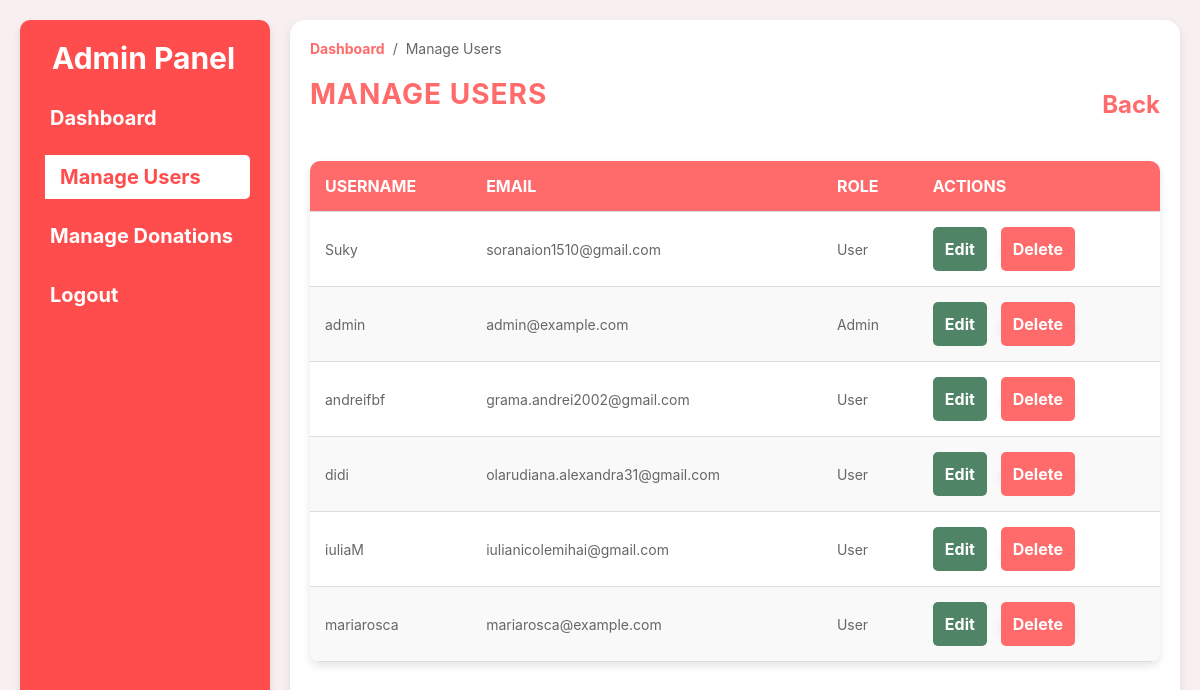
The app's page /admin/users (signed in) with its own data.
### tables this page shows
CREATE TABLE users (
        id INTEGER PRIMARY KEY AUTOINCREMENT,
        full_name TEXT NOT NULL,
        username TEXT UNIQUE NOT NULL,
        email TEXT UNIQUE NOT NULL,
        password TEXT NOT NULL 
    , is_admin BOOLEAN DEFAULT 0);

### app.py (the view)
@app.route('/admin/users')
def admin_users():
    if not session.get('logged_in') or not session.get('is_admin'):
        flash("Access Denied. Admins Only!", "danger")
        return redirect(url_for('login'))
    conn = get_db_connection()
    cursor = conn.cursor()
    cursor.execute("""
        SELECT id, username, email,
               CASE WHEN is_admin = 1 THEN 'Admin' ELSE 'User' END AS role
        FROM users
        ORDER BY username
    """)
    users = cursor.fetchall()
    conn.close()
    return render_template('users.html', users=users)

### app.py (called while the page is built)
def get_db_connection():
    try:
        conn = sqlite3.connect('database.db')  # Adjust path if necessary
        conn.row_factory = sqlite3.Row  # Enable dictionary-like row access
        return conn
    except sqlite3.Error as e:
        print(f"Error connecting to database: {e}")
        return None

### templates/users.html (shortened to what this page needs)
<!DOCTYPE html>
<html lang="en">
<head>
    <link rel="stylesheet" href="{{ url_for('static', filename='css/styles-manage-users.css') }}">
</head>
<body>
    <div class="admin-container">
        <aside class="sidebar">
            <div class="sidebar-header">
                <h2>Admin Panel</h2>
            </div>
            <ul class="sidebar-menu">
                <li><a href="{{ url_for('admin_dashboard') }}">Dashboard</a></li>
                <li><a href="{{ url_for('admin_users') }}" class="active">Manage Users</a></li>
                <li><a href="{{ url_for('admin_donations') }}">Manage Donations</a></li>
                <li><a href="{{ url_for('logout') }}">Logout</a></li>
            </ul>
        </aside>
        <main class="main-content">
            <div class="breadcrumb">
                <a href="{{ url_for('admin_dashboard') }}">Dashboard</a> /
                <span>Manage Users</span>
            </div>
            <header class="main-header">
                <div style="display: flex; justify-content: space-between; align-items: center;">
                    <h1>Manage Users</h1>
                    <a href="{{ url_for('admin_dashboard') }}" class="btn-back">Back</a>
                </div>
            </header>
            <section>
                <table>
                    <thead>
                        <tr>
                            <th>Username</th>
                            <th>Email</th>
                            <th>Role</th>
                            <th>Actions</th>
                        </tr>
                    </thead>
                    <tbody>
                        {% for user in users %}
                        <tr>
                            <td>{{ user['username'] }}</td>
                            <td>{{ user['email'] }}</td>
                            <td>{{ user['role'] }}</td>
                            <td>
                                <a href="/admin/edit_user/{{ user['id'] }}" class="inline-edit">Edit</a>
                                <form action="/admin/delete_user/{{ user['id'] }}" method="POST" style="display:inline;">
                                    <button type="submit" class="inline-edit">Delete</button>
                                </form>
                            </td>
                        </tr>
                        {% endfor %}
                    </tbody>
                </table>
            </section>
        </main>
    </div>
</body>
</html>

### static/css/styles-manage-users.css (style rules this page uses)
* { box-sizing: border-box; margin: 0; padding: 0; font-family: -apple-system, BlinkMacSystemFont, "Segoe UI", Roboto, sans-serif; }
body { margin: 0; padding: 20px; background-color: #f8f0f0; color: #333; }
h1 { text-align: center; margin-bottom: 20px; font-size: 28px; color: #ff6b6b; text-transform: uppercase; letter-spacing: 1px; }
table { width: 100%; border-collapse: collapse; background-color: white; margin-top: 20px; border-radius: 10px; overflow: hidden; box-shadow: 0 4px 8px rgba(0, 0, 0, 0.1); }
table th, table td { padding: 15px; text-align: left; border-bottom: 1px solid #ddd; font-size: 14px; }
table td form, table td a { display: inline-block; margin-right: 10px; }
table th { background-color: #ff6b6b; color: white; text-transform: uppercase; font-size: 16px; font-weight: bold; }
table tbody tr:nth-child(even) { background-color: #f9f9f9; }
table tbody td { font-size: 14px; color: #666; }
a { color: #ff6b6b; text-decoration: none; font-weight: bold; transition: color 0.3s ease; }
.sidebar { width: 250px; background-color: #ff4d4d; color: white; padding: 20px; font-weight: 600; border-radius: 10px; box-shadow: 0 4px 8px rgba(0, 0, 0, 0.1); }
.sidebar-header { font-size: 20px; font-weight: bold; margin-bottom: 20px; }
.sidebar-menu { list-style: none; padding: 0; }
.sidebar-menu li { margin: 15px 0; }
.sidebar-menu li a { color: white; text-decoration: none; font-size: 16px; padding: 10px; border-radius: 5px; display: block; transition: all 0.3s ease; }
.sidebar-menu li a.active { background-color: white; color: #ff4d4d; font-weight: bold; border-left: 5px solid #ff4d4d; padding-left: 15px; text-align: left; }
.breadcrumb { font-size: 14px; margin-bottom: 20px; color: #666; display: flex; align-items: center; gap: 8px; }
.breadcrumb a { color: #ff6b6b; text-decoration: none; }
button { background-color: #ff6b6b; color: white; border: none; padding: 10px 15px; border-radius: 5px; font-size: 14px; font-weight: bold; cursor: pointer; transition: all 0.3s ease; }
button.inline-delete, a.inline-edit { padding: 12px; background-color: #508467; color: white; border: none; border-radius: 5px; font-size: 16px; cursor: pointer; transition: all 0.3s ease; }
table td { display: ; align-items: center; gap: 10px; }
* { box-sizing: border-box; font-family: -apple-system, BlinkMacSystemFont, "Segoe UI", Roboto, sans-serif; margin: 0; padding: 0; }
.admin-container { display: flex; min-height: 100vh; }
.sidebar { width: 250px; background-color: #ff4d4d; color: white; font-weight: 600; padding: 20px; box-shadow: 0 4px 8px rgba(0, 0, 0, 0.1); border-radius: 10px; text-align: left; }
.sidebar-header { text-align: left; font-size: 20px; font-weight: bold; margin-bottom: 20px; margin-left: 12px; }
.sidebar-menu li a { color: white; text-decoration: none; font-size: 20px; padding: 10px; border-radius: 5px; display: block; transition: all 0.3s ease; text-align: left; }
.main-content { flex-grow: 1; padding: 20px; background-color: white; border-radius: 15px; box-shadow: 0 4px 10px rgba(0, 0, 0, 0.1); margin-left: 20px; text-align: left; }
.main-header { margin-bottom: 30px; font-size: 24px; font-weight: bold; color: #ff6b6b; text-align: left; }
.breadcrumb { display: flex; align-items: center; gap: 8px; margin-bottom: 20px; color: #666; text-align: left; }
.breadcrumb a { color: #ff6b6b; text-decoration: none; font-weight: bold; }
form { max-width: 500px; margin: 10 auto; background-color: white; border-radius: 10px; box-shadow: 0 4px 10px rgba(0, 0, 0, 0.1); text-align: left; }
button[type="submit"] { padding: 12px; background-color: #ff6b6b; color: white; border: none; border-radius: 5px; font-size: 16px; cursor: pointer; transition: all 0.3s ease; }

### records on screen
users: username "Suky", email "soranaion1510@gmail.com", role "User"
users: username "admin", email "admin@example.com", role "Admin"
users: username "andreifbf", email "grama.andrei2002@gmail.com", role "User"
users: username "didi", email "olarudiana.alexandra31@gmail.com", role "User"
users: username "iuliaM", email "iulianicolemihai@gmail.com", role "User"
users: username "mariarosca", email "mariarosca@example.com", role "User"
